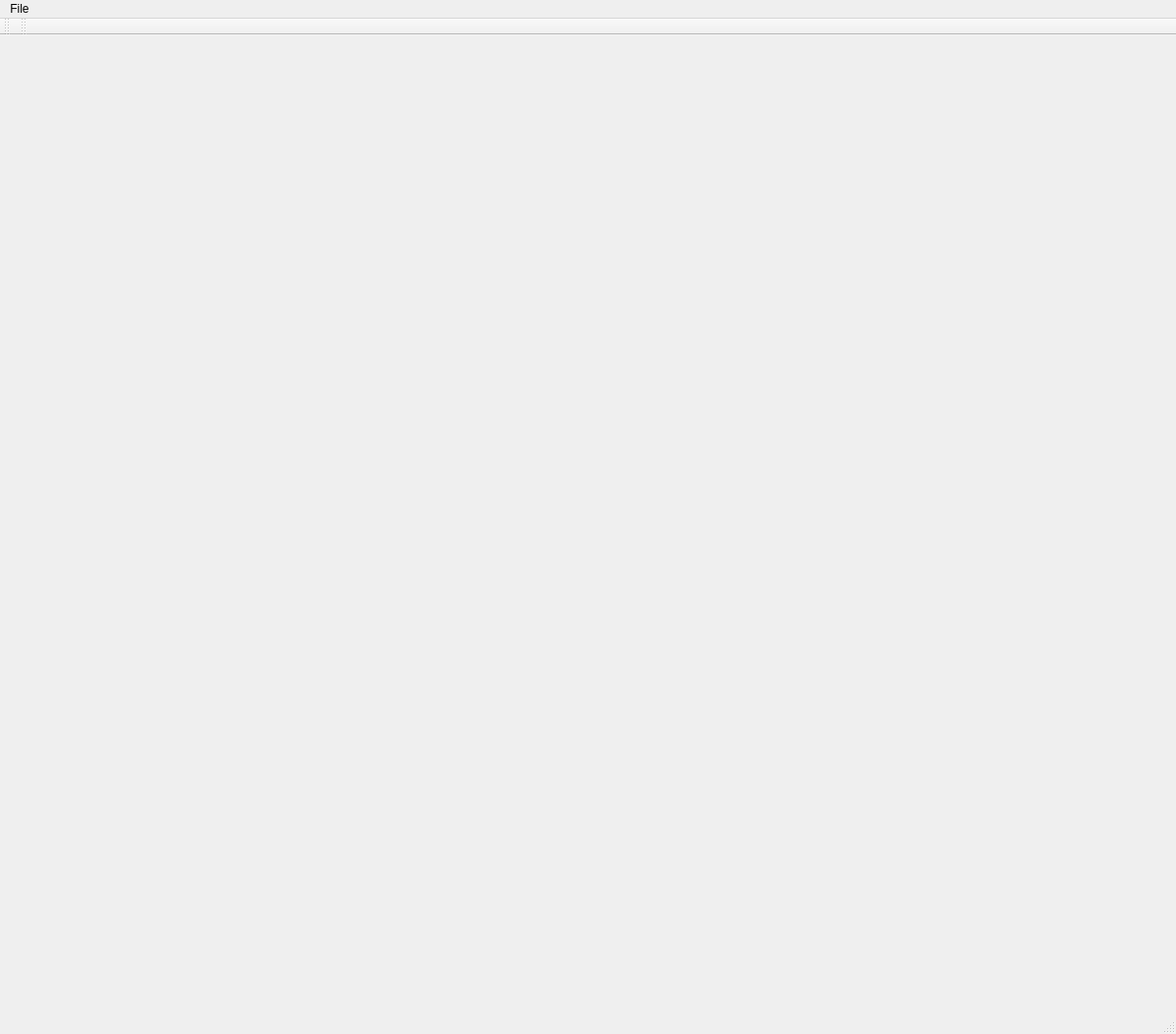
<?xml version="1.0" encoding="UTF-8"?>
<ui version="4.0">
 <class>ChessUIClass</class>
 <widget class="QMainWindow" name="ChessUIClass">
  <property name="geometry">
   <rect>
    <x>0</x>
    <y>0</y>
    <width>1198</width>
    <height>1053</height>
   </rect>
  </property>
  <property name="windowTitle">
   <string>ChessUI</string>
  </property>
  <widget class="QWidget" name="centralWidget">
   <widget class="GameManager" name="gameManager" native="true">
    <property name="geometry">
     <rect>
      <x>100</x>
      <y>60</y>
      <width>900</width>
      <height>900</height>
     </rect>
    </property>
    <property name="minimumSize">
     <size>
      <width>900</width>
      <height>900</height>
     </size>
    </property>
   </widget>
  </widget>
  <widget class="QMenuBar" name="menuBar">
   <property name="geometry">
    <rect>
     <x>0</x>
     <y>0</y>
     <width>1198</width>
     <height>21</height>
    </rect>
   </property>
   <widget class="QMenu" name="menuFile">
    <property name="title">
     <string>File</string>
    </property>
    <addaction name="actionOpen"/>
    <addaction name="actionSave"/>
    <addaction name="actionOptions"/>
   </widget>
   <addaction name="menuFile"/>
  </widget>
  <widget class="QToolBar" name="mainToolBar">
   <attribute name="toolBarArea">
    <enum>TopToolBarArea</enum>
   </attribute>
   <attribute name="toolBarBreak">
    <bool>false</bool>
   </attribute>
  </widget>
  <widget class="QStatusBar" name="statusBar"/>
  <widget class="QToolBar" name="toolBar">
   <property name="windowTitle">
    <string>toolBar</string>
   </property>
   <attribute name="toolBarArea">
    <enum>TopToolBarArea</enum>
   </attribute>
   <attribute name="toolBarBreak">
    <bool>false</bool>
   </attribute>
  </widget>
  <action name="actionOpen">
   <property name="text">
    <string>Open</string>
   </property>
   <property name="shortcut">
    <string>Ctrl+O</string>
   </property>
  </action>
  <action name="actionSave">
   <property name="text">
    <string>Save</string>
   </property>
   <property name="shortcut">
    <string>Ctrl+S</string>
   </property>
  </action>
  <action name="actionOptions">
   <property name="text">
    <string>Options</string>
   </property>
  </action>
 </widget>
 <layoutdefault spacing="6" margin="11"/>
 <customwidgets>
  <customwidget>
   <class>GameManager</class>
   <extends>QWidget</extends>
   <header>GameManager.h</header>
   <container>1</container>
   <slots>
    <slot>loadFromFile()</slot>
    <slot>saveToFile()</slot>
    <slot>displayOptionsMenu()</slot>
   </slots>
  </customwidget>
 </customwidgets>
 <resources>
  <include location="chessui.qrc"/>
 </resources>
 <connections>
  <connection>
   <sender>actionOpen</sender>
   <signal>triggered()</signal>
   <receiver>gameManager</receiver>
   <slot>loadFromFile()</slot>
   <hints>
    <hint type="sourcelabel">
     <x>-1</x>
     <y>-1</y>
    </hint>
    <hint type="destinationlabel">
     <x>589</x>
     <y>592</y>
    </hint>
   </hints>
  </connection>
  <connection>
   <sender>actionSave</sender>
   <signal>triggered()</signal>
   <receiver>gameManager</receiver>
   <slot>saveToFile()</slot>
   <hints>
    <hint type="sourcelabel">
     <x>-1</x>
     <y>-1</y>
    </hint>
    <hint type="destinationlabel">
     <x>589</x>
     <y>592</y>
    </hint>
   </hints>
  </connection>
  <connection>
   <sender>actionOptions</sender>
   <signal>triggered()</signal>
   <receiver>gameManager</receiver>
   <slot>displayOptionsMenu()</slot>
   <hints>
    <hint type="sourcelabel">
     <x>-1</x>
     <y>-1</y>
    </hint>
    <hint type="destinationlabel">
     <x>549</x>
     <y>542</y>
    </hint>
   </hints>
  </connection>
 </connections>
</ui>
